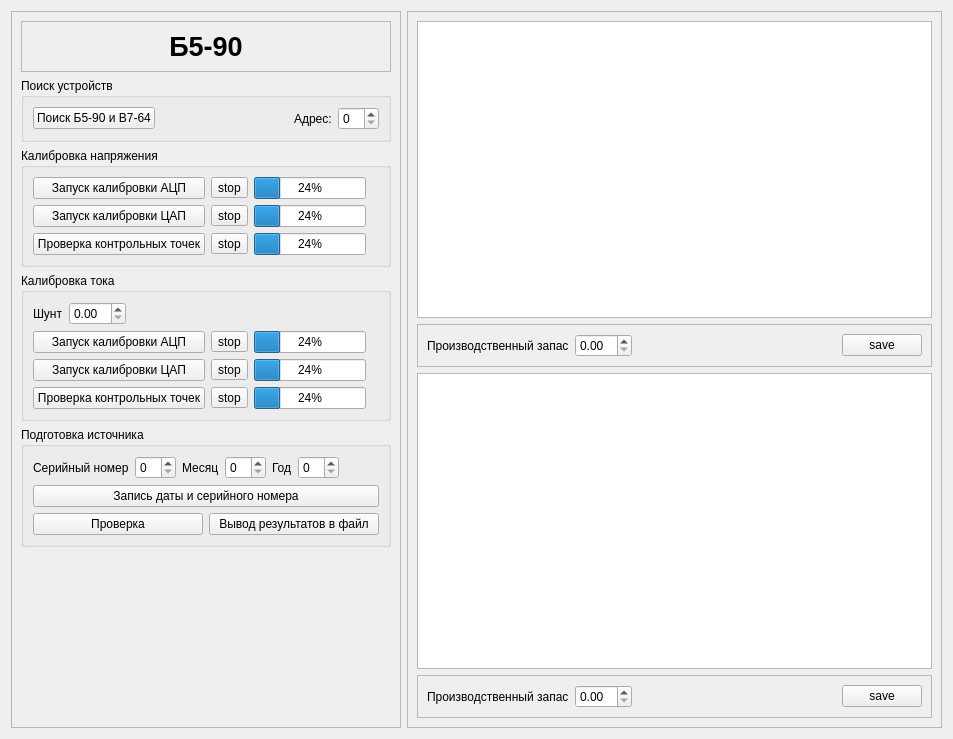
<?xml version="1.0" encoding="UTF-8"?>
<ui version="4.0">
 <class>B590</class>
 <widget class="QWidget" name="B590">
  <property name="geometry">
   <rect>
    <x>0</x>
    <y>0</y>
    <width>953</width>
    <height>739</height>
   </rect>
  </property>
  <property name="windowTitle">
   <string>Frame</string>
  </property>
  <layout class="QHBoxLayout" name="horizontalLayout_2">
   <item>
    <widget class="QFrame" name="frame_2">
     <property name="sizePolicy">
      <sizepolicy hsizetype="Fixed" vsizetype="Preferred">
       <horstretch>0</horstretch>
       <verstretch>0</verstretch>
      </sizepolicy>
     </property>
     <property name="frameShape">
      <enum>QFrame::StyledPanel</enum>
     </property>
     <property name="frameShadow">
      <enum>QFrame::Raised</enum>
     </property>
     <layout class="QVBoxLayout" name="verticalLayout_5">
      <item>
       <widget class="QFrame" name="frame">
        <property name="frameShape">
         <enum>QFrame::StyledPanel</enum>
        </property>
        <property name="frameShadow">
         <enum>QFrame::Raised</enum>
        </property>
        <layout class="QHBoxLayout" name="horizontalLayout_4">
         <item>
          <widget class="QLabel" name="label_2">
           <property name="font">
            <font>
             <family>Liberation Sans</family>
             <pointsize>20</pointsize>
             <weight>75</weight>
             <bold>true</bold>
            </font>
           </property>
           <property name="text">
            <string>Б5-90</string>
           </property>
           <property name="alignment">
            <set>Qt::AlignCenter</set>
           </property>
          </widget>
         </item>
        </layout>
       </widget>
      </item>
      <item>
       <widget class="QGroupBox" name="groupBox_4">
        <property name="title">
         <string>Поиск устройств</string>
        </property>
        <layout class="QHBoxLayout" name="horizontalLayout_3">
         <item>
          <widget class="QPushButton" name="btn_find_devices">
           <property name="text">
            <string>Поиск Б5-90 и В7-64</string>
           </property>
          </widget>
         </item>
         <item>
          <spacer name="horizontalSpacer_2">
           <property name="orientation">
            <enum>Qt::Horizontal</enum>
           </property>
           <property name="sizeHint" stdset="0">
            <size>
             <width>40</width>
             <height>20</height>
            </size>
           </property>
          </spacer>
         </item>
         <item>
          <widget class="QLabel" name="label">
           <property name="text">
            <string>Адрес:</string>
           </property>
          </widget>
         </item>
         <item>
          <widget class="QSpinBox" name="sb_address"/>
         </item>
        </layout>
       </widget>
      </item>
      <item>
       <widget class="QGroupBox" name="groupBox">
        <property name="title">
         <string>Калибровка напряжения</string>
        </property>
        <layout class="QVBoxLayout" name="verticalLayout_2">
         <item>
          <layout class="QGridLayout" name="gridLayout_2">
           <item row="2" column="3">
            <widget class="QLabel" name="label_check_U">
             <property name="pixmap">
              <pixmap resource="../../../../pictures/pictures.qrc">:/pictures/button_cancel.png</pixmap>
             </property>
            </widget>
           </item>
           <item row="0" column="3">
            <widget class="QLabel" name="label_calibration_ADC_U">
             <property name="pixmap">
              <pixmap resource="../../../../pictures/pictures.qrc">:/pictures/button_cancel.png</pixmap>
             </property>
            </widget>
           </item>
           <item row="2" column="2">
            <widget class="QProgressBar" name="pb_check_U">
             <property name="sizePolicy">
              <sizepolicy hsizetype="Expanding" vsizetype="Minimum">
               <horstretch>0</horstretch>
               <verstretch>0</verstretch>
              </sizepolicy>
             </property>
             <property name="value">
              <number>24</number>
             </property>
            </widget>
           </item>
           <item row="2" column="0">
            <widget class="QPushButton" name="btn_check_U">
             <property name="sizePolicy">
              <sizepolicy hsizetype="Minimum" vsizetype="Minimum">
               <horstretch>0</horstretch>
               <verstretch>0</verstretch>
              </sizepolicy>
             </property>
             <property name="text">
              <string>Проверка контрольных точек</string>
             </property>
            </widget>
           </item>
           <item row="0" column="0">
            <widget class="QPushButton" name="btn_calibration_ADC_U">
             <property name="sizePolicy">
              <sizepolicy hsizetype="Minimum" vsizetype="Minimum">
               <horstretch>0</horstretch>
               <verstretch>0</verstretch>
              </sizepolicy>
             </property>
             <property name="text">
              <string>Запуск калибровки АЦП</string>
             </property>
            </widget>
           </item>
           <item row="0" column="2">
            <widget class="QProgressBar" name="pb_calibration_ADC_U">
             <property name="sizePolicy">
              <sizepolicy hsizetype="Expanding" vsizetype="Minimum">
               <horstretch>0</horstretch>
               <verstretch>0</verstretch>
              </sizepolicy>
             </property>
             <property name="value">
              <number>24</number>
             </property>
            </widget>
           </item>
           <item row="0" column="1">
            <widget class="QToolButton" name="btn_stop_calibration_ADC_U">
             <property name="text">
              <string>stop</string>
             </property>
             <property name="icon">
              <iconset resource="../../../../pictures/pictures.qrc">
               <normaloff>:/pictures/process-stop.png</normaloff>:/pictures/process-stop.png</iconset>
             </property>
            </widget>
           </item>
           <item row="2" column="1">
            <widget class="QToolButton" name="btn_stop_check_U">
             <property name="text">
              <string>stop</string>
             </property>
             <property name="icon">
              <iconset resource="../../../../pictures/pictures.qrc">
               <normaloff>:/pictures/process-stop.png</normaloff>:/pictures/process-stop.png</iconset>
             </property>
            </widget>
           </item>
           <item row="1" column="0">
            <widget class="QPushButton" name="btn_calibration_DAC_U">
             <property name="sizePolicy">
              <sizepolicy hsizetype="Minimum" vsizetype="Minimum">
               <horstretch>0</horstretch>
               <verstretch>0</verstretch>
              </sizepolicy>
             </property>
             <property name="text">
              <string>Запуск калибровки ЦАП</string>
             </property>
            </widget>
           </item>
           <item row="1" column="1">
            <widget class="QToolButton" name="btn_stop_calibration_DAC_U">
             <property name="text">
              <string>stop</string>
             </property>
             <property name="icon">
              <iconset resource="../../../../pictures/pictures.qrc">
               <normaloff>:/pictures/process-stop.png</normaloff>:/pictures/process-stop.png</iconset>
             </property>
            </widget>
           </item>
           <item row="1" column="2">
            <widget class="QProgressBar" name="pb_calibration_DAC_U">
             <property name="sizePolicy">
              <sizepolicy hsizetype="Expanding" vsizetype="Minimum">
               <horstretch>0</horstretch>
               <verstretch>0</verstretch>
              </sizepolicy>
             </property>
             <property name="value">
              <number>24</number>
             </property>
            </widget>
           </item>
           <item row="1" column="3">
            <widget class="QLabel" name="label_calibration_DAC_U">
             <property name="text">
              <string/>
             </property>
             <property name="pixmap">
              <pixmap resource="../../../../pictures/pictures.qrc">:/pictures/button_cancel.png</pixmap>
             </property>
            </widget>
           </item>
          </layout>
         </item>
        </layout>
       </widget>
      </item>
      <item>
       <widget class="QGroupBox" name="groupBox_2">
        <property name="title">
         <string>Калибровка тока</string>
        </property>
        <layout class="QVBoxLayout" name="verticalLayout_3">
         <item>
          <layout class="QGridLayout" name="gridLayout">
           <item row="9" column="4">
            <widget class="QLabel" name="label_check_I">
             <property name="pixmap">
              <pixmap resource="../../../../pictures/pictures.qrc">:/pictures/button_cancel.png</pixmap>
             </property>
            </widget>
           </item>
           <item row="9" column="3">
            <widget class="QProgressBar" name="pb_check_I">
             <property name="sizePolicy">
              <sizepolicy hsizetype="Expanding" vsizetype="Minimum">
               <horstretch>0</horstretch>
               <verstretch>0</verstretch>
              </sizepolicy>
             </property>
             <property name="value">
              <number>24</number>
             </property>
            </widget>
           </item>
           <item row="6" column="4">
            <widget class="QLabel" name="label_calibration_ADC_I">
             <property name="pixmap">
              <pixmap resource="../../../../pictures/pictures.qrc">:/pictures/button_cancel.png</pixmap>
             </property>
            </widget>
           </item>
           <item row="6" column="3">
            <widget class="QProgressBar" name="pb_calibration_ADC_I">
             <property name="sizePolicy">
              <sizepolicy hsizetype="Expanding" vsizetype="Minimum">
               <horstretch>0</horstretch>
               <verstretch>0</verstretch>
              </sizepolicy>
             </property>
             <property name="value">
              <number>24</number>
             </property>
            </widget>
           </item>
           <item row="9" column="1">
            <widget class="QPushButton" name="btn_check_I">
             <property name="sizePolicy">
              <sizepolicy hsizetype="Minimum" vsizetype="Minimum">
               <horstretch>0</horstretch>
               <verstretch>0</verstretch>
              </sizepolicy>
             </property>
             <property name="text">
              <string>Проверка контрольных точек</string>
             </property>
            </widget>
           </item>
           <item row="6" column="1">
            <widget class="QPushButton" name="btn_calibration_ADC_I">
             <property name="sizePolicy">
              <sizepolicy hsizetype="Minimum" vsizetype="Minimum">
               <horstretch>0</horstretch>
               <verstretch>0</verstretch>
              </sizepolicy>
             </property>
             <property name="text">
              <string>Запуск калибровки АЦП</string>
             </property>
            </widget>
           </item>
           <item row="5" column="1">
            <layout class="QHBoxLayout" name="horizontalLayout">
             <item>
              <widget class="QLabel" name="label_shunt">
               <property name="text">
                <string>Шунт</string>
               </property>
              </widget>
             </item>
             <item>
              <widget class="QDoubleSpinBox" name="sb_shunt"/>
             </item>
             <item>
              <spacer name="horizontalSpacer">
               <property name="orientation">
                <enum>Qt::Horizontal</enum>
               </property>
               <property name="sizeHint" stdset="0">
                <size>
                 <width>40</width>
                 <height>20</height>
                </size>
               </property>
              </spacer>
             </item>
            </layout>
           </item>
           <item row="6" column="2">
            <widget class="QToolButton" name="btn_stop_calibration_ADC_I">
             <property name="text">
              <string>stop</string>
             </property>
             <property name="icon">
              <iconset resource="../../../../pictures/pictures.qrc">
               <normaloff>:/pictures/process-stop.png</normaloff>:/pictures/process-stop.png</iconset>
             </property>
            </widget>
           </item>
           <item row="9" column="2">
            <widget class="QToolButton" name="btn_stop_check_I">
             <property name="text">
              <string>stop</string>
             </property>
             <property name="icon">
              <iconset resource="../../../../pictures/pictures.qrc">
               <normaloff>:/pictures/process-stop.png</normaloff>:/pictures/process-stop.png</iconset>
             </property>
            </widget>
           </item>
           <item row="7" column="1">
            <widget class="QPushButton" name="btn_calibration_DAC_I">
             <property name="sizePolicy">
              <sizepolicy hsizetype="Minimum" vsizetype="Minimum">
               <horstretch>0</horstretch>
               <verstretch>0</verstretch>
              </sizepolicy>
             </property>
             <property name="text">
              <string>Запуск калибровки ЦАП</string>
             </property>
            </widget>
           </item>
           <item row="7" column="2">
            <widget class="QToolButton" name="btn_stop_calibration_DAC_I">
             <property name="text">
              <string>stop</string>
             </property>
             <property name="icon">
              <iconset resource="../../../../pictures/pictures.qrc">
               <normaloff>:/pictures/process-stop.png</normaloff>:/pictures/process-stop.png</iconset>
             </property>
            </widget>
           </item>
           <item row="7" column="3">
            <widget class="QProgressBar" name="pb_calibration_DAC_I">
             <property name="sizePolicy">
              <sizepolicy hsizetype="Expanding" vsizetype="Minimum">
               <horstretch>0</horstretch>
               <verstretch>0</verstretch>
              </sizepolicy>
             </property>
             <property name="value">
              <number>24</number>
             </property>
            </widget>
           </item>
           <item row="7" column="4">
            <widget class="QLabel" name="label_calibration_DAC_I">
             <property name="pixmap">
              <pixmap resource="../../../../pictures/pictures.qrc">:/pictures/button_cancel.png</pixmap>
             </property>
            </widget>
           </item>
          </layout>
         </item>
        </layout>
       </widget>
      </item>
      <item>
       <widget class="QGroupBox" name="groupBox_3">
        <property name="title">
         <string>Подготовка источника</string>
        </property>
        <layout class="QVBoxLayout" name="verticalLayout_4">
         <item>
          <layout class="QHBoxLayout" name="horizontalLayout_5">
           <item>
            <widget class="QLabel" name="label_3">
             <property name="text">
              <string>Серийный номер</string>
             </property>
            </widget>
           </item>
           <item>
            <widget class="QSpinBox" name="sb_serno"/>
           </item>
           <item>
            <widget class="QLabel" name="label_5">
             <property name="text">
              <string>Месяц</string>
             </property>
            </widget>
           </item>
           <item>
            <widget class="QSpinBox" name="sb_month"/>
           </item>
           <item>
            <widget class="QLabel" name="label_4">
             <property name="text">
              <string>Год</string>
             </property>
            </widget>
           </item>
           <item>
            <widget class="QSpinBox" name="sb_year"/>
           </item>
           <item>
            <spacer name="horizontalSpacer_3">
             <property name="orientation">
              <enum>Qt::Horizontal</enum>
             </property>
             <property name="sizeHint" stdset="0">
              <size>
               <width>40</width>
               <height>20</height>
              </size>
             </property>
            </spacer>
           </item>
          </layout>
         </item>
         <item>
          <layout class="QHBoxLayout" name="horizontalLayout_6">
           <item>
            <widget class="QPushButton" name="btn_save_data">
             <property name="text">
              <string>Запись даты и серийного номера</string>
             </property>
            </widget>
           </item>
          </layout>
         </item>
         <item>
          <layout class="QHBoxLayout" name="horizontalLayout_7">
           <item>
            <widget class="QPushButton" name="btn_check">
             <property name="text">
              <string>Проверка</string>
             </property>
            </widget>
           </item>
           <item>
            <widget class="QPushButton" name="btn_report">
             <property name="text">
              <string>Вывод результатов в файл</string>
             </property>
            </widget>
           </item>
          </layout>
         </item>
        </layout>
       </widget>
      </item>
      <item>
       <spacer name="verticalSpacer_2">
        <property name="orientation">
         <enum>Qt::Vertical</enum>
        </property>
        <property name="sizeHint" stdset="0">
         <size>
          <width>20</width>
          <height>40</height>
         </size>
        </property>
       </spacer>
      </item>
     </layout>
    </widget>
   </item>
   <item>
    <widget class="QFrame" name="frame_3">
     <property name="frameShape">
      <enum>QFrame::StyledPanel</enum>
     </property>
     <property name="frameShadow">
      <enum>QFrame::Raised</enum>
     </property>
     <layout class="QVBoxLayout" name="verticalLayout">
      <item>
       <widget class="QTableView" name="table_U"/>
      </item>
      <item>
       <widget class="QFrame" name="frame_4">
        <property name="frameShape">
         <enum>QFrame::StyledPanel</enum>
        </property>
        <property name="frameShadow">
         <enum>QFrame::Raised</enum>
        </property>
        <layout class="QHBoxLayout" name="horizontalLayout_9">
         <item>
          <widget class="QLabel" name="label_6">
           <property name="text">
            <string>Производственный запас</string>
           </property>
          </widget>
         </item>
         <item>
          <widget class="QDoubleSpinBox" name="dsb_pz_U"/>
         </item>
         <item>
          <spacer name="horizontalSpacer_4">
           <property name="orientation">
            <enum>Qt::Horizontal</enum>
           </property>
           <property name="sizeHint" stdset="0">
            <size>
             <width>40</width>
             <height>20</height>
            </size>
           </property>
          </spacer>
         </item>
         <item>
          <widget class="QPushButton" name="btn_save_table_U">
           <property name="text">
            <string>save</string>
           </property>
          </widget>
         </item>
        </layout>
       </widget>
      </item>
      <item>
       <widget class="QTableView" name="table_I"/>
      </item>
      <item>
       <widget class="QFrame" name="frame_5">
        <property name="frameShape">
         <enum>QFrame::StyledPanel</enum>
        </property>
        <property name="frameShadow">
         <enum>QFrame::Raised</enum>
        </property>
        <layout class="QHBoxLayout" name="horizontalLayout_10">
         <item>
          <widget class="QLabel" name="label_7">
           <property name="text">
            <string>Производственный запас</string>
           </property>
          </widget>
         </item>
         <item>
          <widget class="QDoubleSpinBox" name="dsb_pz_I"/>
         </item>
         <item>
          <spacer name="horizontalSpacer_5">
           <property name="orientation">
            <enum>Qt::Horizontal</enum>
           </property>
           <property name="sizeHint" stdset="0">
            <size>
             <width>40</width>
             <height>20</height>
            </size>
           </property>
          </spacer>
         </item>
         <item>
          <widget class="QPushButton" name="btn_save_table_I">
           <property name="text">
            <string>save</string>
           </property>
          </widget>
         </item>
        </layout>
       </widget>
      </item>
     </layout>
    </widget>
   </item>
   <item>
    <layout class="QVBoxLayout" name="property_layout"/>
   </item>
  </layout>
 </widget>
 <resources>
  <include location="../../../../pictures/pictures.qrc"/>
 </resources>
 <connections/>
</ui>
